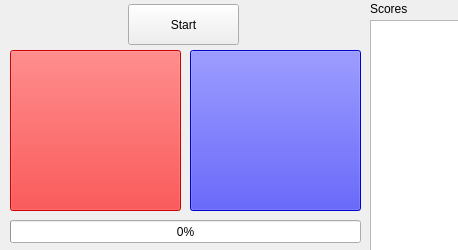
<?xml version="1.0" encoding="UTF-8"?>
<ui version="4.0">
 <class>MainWindow</class>
 <widget class="QMainWindow" name="MainWindow">
  <property name="geometry">
   <rect>
    <x>0</x>
    <y>0</y>
    <width>458</width>
    <height>250</height>
   </rect>
  </property>
  <property name="windowTitle">
   <string>MainWindow</string>
  </property>
  <property name="styleSheet">
   <string notr="true"/>
  </property>
  <widget class="QWidget" name="centralWidget">
   <widget class="QPushButton" name="redButton">
    <property name="enabled">
     <bool>false</bool>
    </property>
    <property name="geometry">
     <rect>
      <x>10</x>
      <y>50</y>
      <width>171</width>
      <height>161</height>
     </rect>
    </property>
    <property name="styleSheet">
     <string notr="true">background-color:red;</string>
    </property>
    <property name="text">
     <string/>
    </property>
   </widget>
   <widget class="QPushButton" name="blueButton">
    <property name="enabled">
     <bool>false</bool>
    </property>
    <property name="geometry">
     <rect>
      <x>190</x>
      <y>50</y>
      <width>171</width>
      <height>161</height>
     </rect>
    </property>
    <property name="styleSheet">
     <string notr="true">background-color:blue;</string>
    </property>
    <property name="text">
     <string/>
    </property>
   </widget>
   <widget class="QPushButton" name="startButton">
    <property name="geometry">
     <rect>
      <x>128</x>
      <y>4</y>
      <width>111</width>
      <height>41</height>
     </rect>
    </property>
    <property name="styleSheet">
     <string notr="true"/>
    </property>
    <property name="text">
     <string>Start</string>
    </property>
   </widget>
   <widget class="QProgressBar" name="progressBar">
    <property name="geometry">
     <rect>
      <x>10</x>
      <y>220</y>
      <width>351</width>
      <height>23</height>
     </rect>
    </property>
    <property name="value">
     <number>0</number>
    </property>
   </widget>
   <widget class="QLabel" name="currentPlayerLabel">
    <property name="geometry">
     <rect>
      <x>20</x>
      <y>10</y>
      <width>81</width>
      <height>31</height>
     </rect>
    </property>
    <property name="text">
     <string/>
    </property>
   </widget>
   <widget class="QListWidget" name="scoreList">
    <property name="geometry">
     <rect>
      <x>370</x>
      <y>20</y>
      <width>251</width>
      <height>231</height>
     </rect>
    </property>
   </widget>
   <widget class="QLabel" name="label">
    <property name="geometry">
     <rect>
      <x>370</x>
      <y>0</y>
      <width>67</width>
      <height>17</height>
     </rect>
    </property>
    <property name="text">
     <string>Scores</string>
    </property>
   </widget>
  </widget>
 </widget>
 <layoutdefault spacing="6" margin="11"/>
 <resources/>
 <connections/>
</ui>
